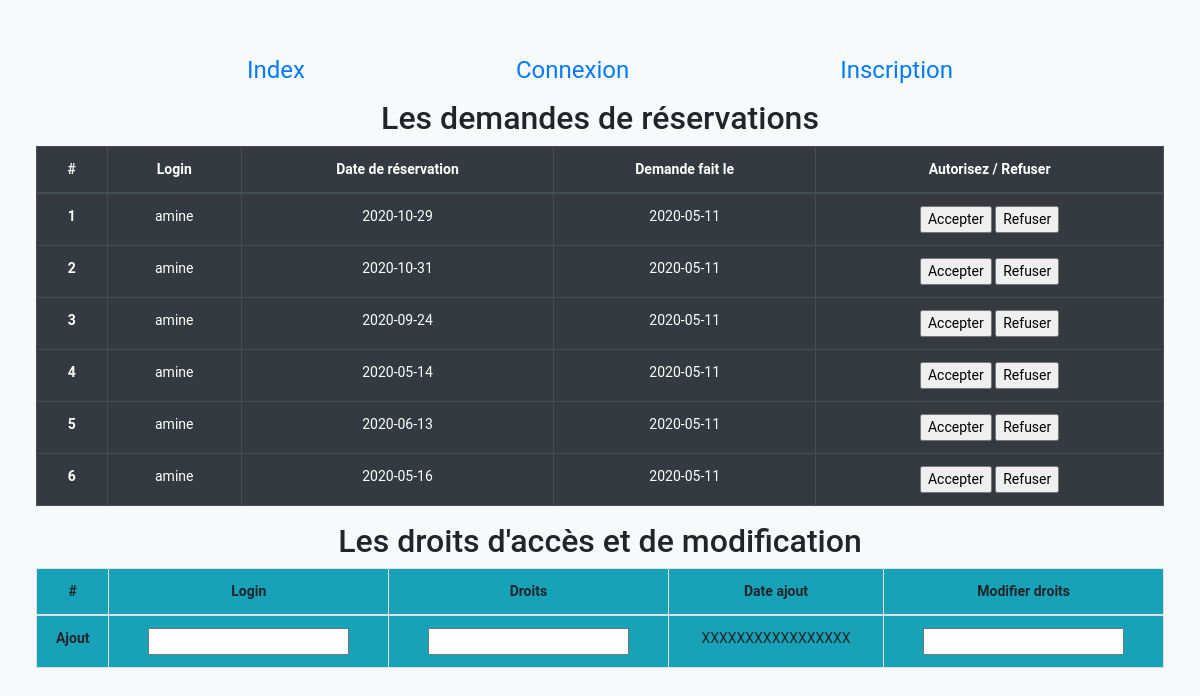
The app's page /admin.php, older data.
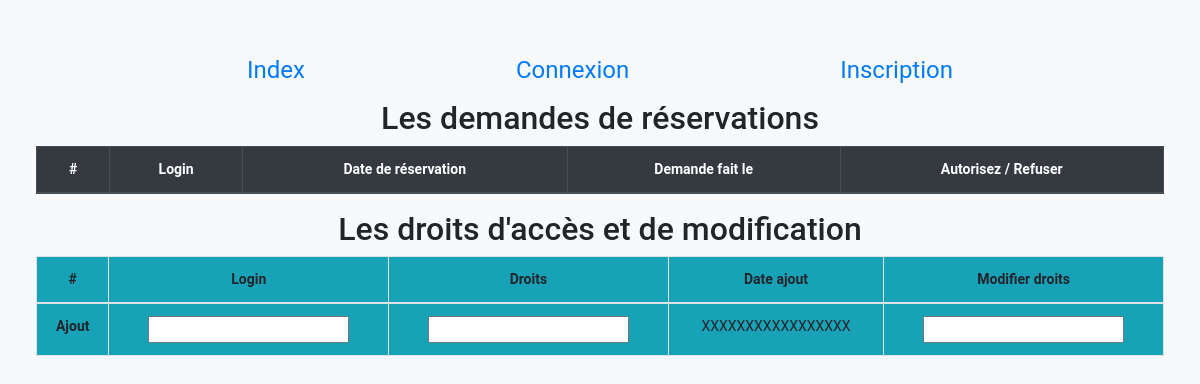
The same page, newer data.
### tables this page shows
CREATE TABLE `demande_autorisation` (
  `id` int(11) NOT NULL,
  `login` varchar(255) NOT NULL,
  `date_reservation` date NOT NULL,
  `date_demande` date NOT NULL
);

### admin.php (the view, shortened to what this page needs)
<!DOCTYPE html>
<html lang="fr">
<head>
    <link rel="stylesheet" href="https://stackpath.bootstrapcdn.com/bootstrap/4.4.1/css/bootstrap.min.css"
>
    <link rel="stylesheet" href="styles/admin.css">
</head>
<body class="bg-light">
<?php
include("header.php");
include("functions.php");
?>
<h2>Les demandes de réservations</h2>
<table class="table table-hover table-bordered table-dark">
<thead>
<tr>
  <th scope="col">#</th>
  <th scope="col">Login</th>
  <th scope="col">Date de réservation</th>
  <th scope="col">Demande fait le</th>
  <th scope="col">Autorisez / Refuser</th>
</tr>
</thead>
<tbody>
<?php
$sql = ('SELECT login,date_reservation,date_demande FROM `demande_autorisation` ORDER BY date_demande');
$req = $DB -> query($sql);
$i=1;
while($res = $req -> fetch(PDO::FETCH_OBJ)){
    ?>
        <tr><th scope="row"><?php echo $i++ ?></th>
    <?php
    foreach($res as $info){
        ?><td> <?php
        echo $info;
        ?> </td>
        <?php
    }
    ?>
    <td>
        <form method="POST">
            <input type="submit" name="accepter" value="Accepter">
            <input type="submit" name="refuser" value="Refuser">
        </form>
    </td>
        </tr>
    <?php
}
?>
<table class="table table-hover table-bordered bg-info">
    <h2>Les droits d'accès et de modification</h2>
<thead>
<tr>
  <th scope="col">#</th>
  <th scope="col">Login</th>
  <th scope="col">Droits</th>
  <th scope="col">Date ajout</th>
  <th scope="col">Modifier droits</th>
</tr>
</thead>
<tbody>
<tr>
    <th scope="row">Ajout</th>
    <td><input type="text"></td>
    <td><input type="text"></td>
    <td>XXXXXXXXXXXXXXXXX</td>
    <td><input type="text"></td>
</tr>
  </tbody>
</table>
</body>
</html>

### header.php (shortened to what this page needs)
<link rel="stylesheet" href="styles/reservation.css">
<header>
    <?php if(isset($_SESSION['login'])){ ?>
        <div id="flexR">
            <div><a href="index.php">Acceuil</a></div>
            <div><a href="reservation.php">Planning</a></div>
            <?php if($_SESSION['login'] == "admin" || $_SESSION['login'] == "moderateur" ){
                ?>
                    <div><a href="admin.php">Page Admin</a></div>
                <?php
            } ?>
            <div><a href="profil.php">Profil</a></div>
            <div><a href="deconnexion.php">Déconnexion</a></div>
        </div>
    <?php }
    else{
    ?>
    <div id="flexR">
        <div><a href="index.php">Index</a></div>
        <div><a href="connexion.php">Connexion</a></div>
        <div><a href="inscription.php">Inscription</a></div>
    </div>
    <?php } ?>
</header>

### styles/admin.css (style rules this page uses)
html { width: 100%; height: 100%; margin:0; padding:0; }
body { padding: 1%; text-align: center; margin:0% 2%; }

### styles/reservation.css (style rules this page uses)
html { width: 100%; height: 100%; margin:0; padding:0; }
@media screen and (min-width : 960px) { body { padding: 1%; text-align: center; margin:0% 2%; } }
@media screen and (min-width : 960px) { #flexR { display: flex; flex-direction: row; justify-content: space-evenly; font-size: x-large; margin-bottom: 1%; color:rgb(234, 71, 71); } }
body { margin-bottom: 40px; margin-top: 40px; text-align: center; font-size: 14px; font-family: 'Roboto', sans-serif; background:url(http://www.digiphotohub.com/wp-content/uploads/2015/09/bigstock-Abstract-Blurred-Background-Of-92820527.jpg); }

Row changes from the older to the newer data that the page shows:
removed demande_autorisation: info "amine", info "2020-10-29", info "2020-05-11"
removed demande_autorisation: info "amine", info "2020-10-31", info "2020-05-11"
removed demande_autorisation: info "amine", info "2020-09-24", info "2020-05-11"
removed demande_autorisation: info "amine", info "2020-05-14", info "2020-05-11"
removed demande_autorisation: info "amine", info "2020-06-13", info "2020-05-11"
removed demande_autorisation: info "amine", info "2020-05-16", info "2020-05-11"
